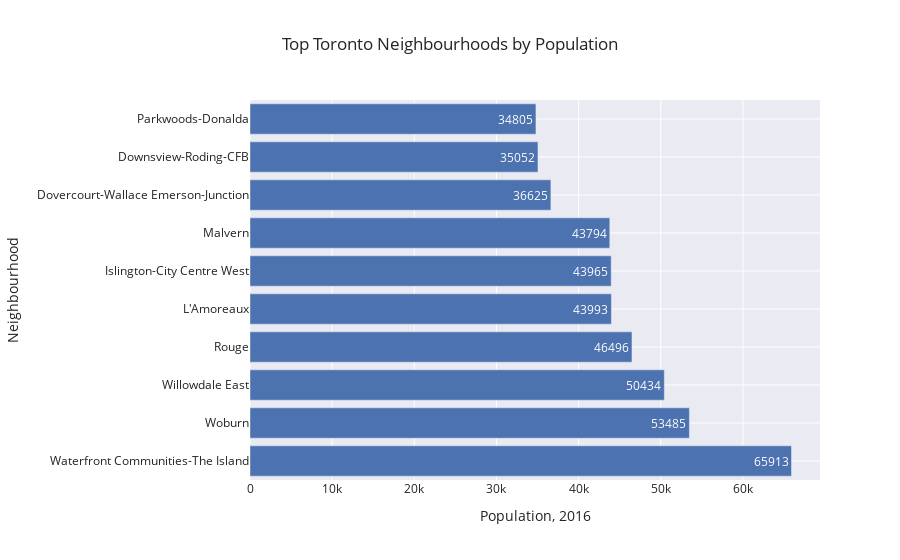

The notebook cell this image was saved under:
### Code cell
bar_fig = px.bar(top10_pop,
                 x='pop_2016',
                 y='neighbourhood',
                 text='pop_2016',
                 labels={'pop_2016': 'Population, 2016',
                         'neighbourhood': 'Neighbourhood'},
                 hover_data={'neighbourhood': False,
                             'pop_2016':False,
                             'pop_change': ':.2p'},  # add pop change, formatted as %
                 title='Top Toronto Neighbourhoods by Population',
                 template='seaborn'
                )
bar_fig.show()

### Figure 1 — Plotly figure (JSON) as saved in the notebook; plotly's stock layout.template omitted (floating-point values rounded to 4 significant figures)
{"data": [{"alignmentgroup": "True", "customdata": [[0.52], [0.003], [0.12], [0.013], [-0.021], [0.154], [-0.029], [0.058], [0.011], [0.005]], "hovertemplate": "pop_change=%{customdata[0]:.2p}<extra></extra>", "legendgroup": "", "marker": {"color": "rgb(76,114,176)", "pattern": {"shape": ""}}, "name": "", "offsetgroup": "", "orientation": "h", "showlegend": false, "text": [65913, 53485, 50434, 46496, 43993, 43965, 43794, 36625, 35052, 34805], "textposition": "auto", "type": "bar", "x": [65913, 53485, 50434, 46496, 43993, 43965, 43794, 36625, 35052, 34805], "xaxis": "x", "y": ["Waterfront Communities-The Island", "Woburn", "Willowdale East", "Rouge", "L'Amoreaux", "Islington-City Centre West", "Malvern", "Dovercourt-Wallace Emerson-Junction", "Downsview-Roding-CFB", "Parkwoods-Donalda"], "yaxis": "y"}], "layout": {"barmode": "relative", "legend": {"tracegroupgap": 0}, "title": {"text": "Top Toronto Neighbourhoods by Population"}, "xaxis": {"anchor": "y", "domain": [0, 1], "title": {"text": "Population, 2016"}}, "yaxis": {"anchor": "x", "domain": [0, 1], "title": {"text": "Neighbourhood"}}}}
